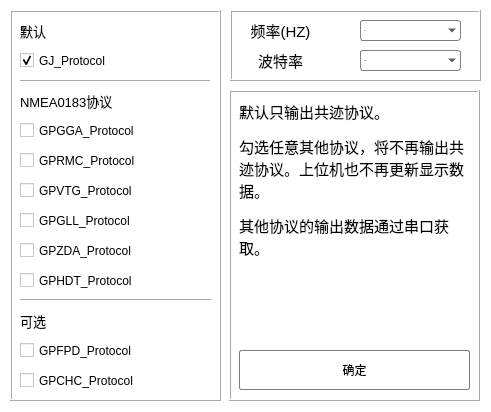
<?xml version="1.0" encoding="UTF-8"?>
<ui version="4.0">
 <class>Dialog_ProtocolChange</class>
 <widget class="QDialog" name="Dialog_ProtocolChange">
  <property name="geometry">
   <rect>
    <x>0</x>
    <y>0</y>
    <width>491</width>
    <height>412</height>
   </rect>
  </property>
  <property name="minimumSize">
   <size>
    <width>491</width>
    <height>412</height>
   </size>
  </property>
  <property name="maximumSize">
   <size>
    <width>491</width>
    <height>412</height>
   </size>
  </property>
  <property name="windowTitle">
   <string>Dialog</string>
  </property>
  <property name="styleSheet">
   <string notr="true">
background-color:rgb(255, 255, 255);</string>
  </property>
  <widget class="QFrame" name="frame">
   <property name="geometry">
    <rect>
     <x>10</x>
     <y>10</y>
     <width>211</width>
     <height>391</height>
    </rect>
   </property>
   <property name="frameShape">
    <enum>QFrame::Box</enum>
   </property>
   <property name="frameShadow">
    <enum>QFrame::Raised</enum>
   </property>
   <widget class="QLabel" name="label_6">
    <property name="geometry">
     <rect>
      <x>10</x>
      <y>10</y>
      <width>181</width>
      <height>21</height>
     </rect>
    </property>
    <property name="sizePolicy">
     <sizepolicy hsizetype="Fixed" vsizetype="Fixed">
      <horstretch>0</horstretch>
      <verstretch>0</verstretch>
     </sizepolicy>
    </property>
    <property name="maximumSize">
     <size>
      <width>16777215</width>
      <height>16777215</height>
     </size>
    </property>
    <property name="font">
     <font>
      <pointsize>10</pointsize>
     </font>
    </property>
    <property name="text">
     <string>默认</string>
    </property>
   </widget>
   <widget class="Line" name="line_3">
    <property name="geometry">
     <rect>
      <x>10</x>
      <y>60</y>
      <width>191</width>
      <height>20</height>
     </rect>
    </property>
    <property name="frameShadow">
     <enum>QFrame::Raised</enum>
    </property>
    <property name="orientation">
     <enum>Qt::Horizontal</enum>
    </property>
   </widget>
   <widget class="Line" name="line">
    <property name="geometry">
     <rect>
      <x>10</x>
      <y>280</y>
      <width>191</width>
      <height>20</height>
     </rect>
    </property>
    <property name="orientation">
     <enum>Qt::Horizontal</enum>
    </property>
   </widget>
   <widget class="QLabel" name="label_4">
    <property name="geometry">
     <rect>
      <x>10</x>
      <y>80</y>
      <width>181</width>
      <height>21</height>
     </rect>
    </property>
    <property name="sizePolicy">
     <sizepolicy hsizetype="Fixed" vsizetype="Fixed">
      <horstretch>0</horstretch>
      <verstretch>0</verstretch>
     </sizepolicy>
    </property>
    <property name="maximumSize">
     <size>
      <width>16777215</width>
      <height>16777215</height>
     </size>
    </property>
    <property name="font">
     <font>
      <pointsize>10</pointsize>
     </font>
    </property>
    <property name="text">
     <string>NMEA0183协议</string>
    </property>
   </widget>
   <widget class="QLabel" name="label_7">
    <property name="geometry">
     <rect>
      <x>10</x>
      <y>300</y>
      <width>181</width>
      <height>21</height>
     </rect>
    </property>
    <property name="sizePolicy">
     <sizepolicy hsizetype="Fixed" vsizetype="Fixed">
      <horstretch>0</horstretch>
      <verstretch>0</verstretch>
     </sizepolicy>
    </property>
    <property name="maximumSize">
     <size>
      <width>16777215</width>
      <height>16777215</height>
     </size>
    </property>
    <property name="font">
     <font>
      <pointsize>10</pointsize>
     </font>
    </property>
    <property name="text">
     <string>可选</string>
    </property>
   </widget>
   <widget class="QCheckBox" name="CheckBox_GJ">
    <property name="enabled">
     <bool>true</bool>
    </property>
    <property name="geometry">
     <rect>
      <x>10</x>
      <y>40</y>
      <width>191</width>
      <height>21</height>
     </rect>
    </property>
    <property name="text">
     <string>GJ_Protocol</string>
    </property>
    <property name="checked">
     <bool>true</bool>
    </property>
   </widget>
   <widget class="QCheckBox" name="CheckBox_GPGGA">
    <property name="geometry">
     <rect>
      <x>10</x>
      <y>110</y>
      <width>191</width>
      <height>21</height>
     </rect>
    </property>
    <property name="text">
     <string>GPGGA_Protocol</string>
    </property>
   </widget>
   <widget class="QCheckBox" name="CheckBox_GPGLL">
    <property name="geometry">
     <rect>
      <x>10</x>
      <y>200</y>
      <width>191</width>
      <height>21</height>
     </rect>
    </property>
    <property name="text">
     <string>GPGLL_Protocol</string>
    </property>
   </widget>
   <widget class="QCheckBox" name="CheckBox_GPRMC">
    <property name="geometry">
     <rect>
      <x>10</x>
      <y>140</y>
      <width>191</width>
      <height>21</height>
     </rect>
    </property>
    <property name="text">
     <string>GPRMC_Protocol</string>
    </property>
   </widget>
   <widget class="QCheckBox" name="CheckBox_GPVTG">
    <property name="geometry">
     <rect>
      <x>10</x>
      <y>170</y>
      <width>191</width>
      <height>21</height>
     </rect>
    </property>
    <property name="text">
     <string>GPVTG_Protocol</string>
    </property>
   </widget>
   <widget class="QCheckBox" name="CheckBox_GPZDA">
    <property name="geometry">
     <rect>
      <x>10</x>
      <y>230</y>
      <width>191</width>
      <height>21</height>
     </rect>
    </property>
    <property name="text">
     <string>GPZDA_Protocol</string>
    </property>
   </widget>
   <widget class="QCheckBox" name="CheckBox_GPHDT">
    <property name="geometry">
     <rect>
      <x>10</x>
      <y>260</y>
      <width>191</width>
      <height>21</height>
     </rect>
    </property>
    <property name="text">
     <string>GPHDT_Protocol</string>
    </property>
   </widget>
   <widget class="QCheckBox" name="CheckBox_GPFPD">
    <property name="geometry">
     <rect>
      <x>10</x>
      <y>330</y>
      <width>191</width>
      <height>21</height>
     </rect>
    </property>
    <property name="text">
     <string>GPFPD_Protocol</string>
    </property>
   </widget>
   <widget class="QCheckBox" name="CheckBox_GPCHC">
    <property name="geometry">
     <rect>
      <x>10</x>
      <y>360</y>
      <width>191</width>
      <height>21</height>
     </rect>
    </property>
    <property name="text">
     <string>GPCHC_Protocol</string>
    </property>
   </widget>
  </widget>
  <widget class="QFrame" name="frame_2">
   <property name="geometry">
    <rect>
     <x>230</x>
     <y>10</y>
     <width>251</width>
     <height>71</height>
    </rect>
   </property>
   <property name="frameShape">
    <enum>QFrame::Box</enum>
   </property>
   <property name="frameShadow">
    <enum>QFrame::Raised</enum>
   </property>
   <widget class="QLabel" name="label_5">
    <property name="geometry">
     <rect>
      <x>10</x>
      <y>10</y>
      <width>81</width>
      <height>21</height>
     </rect>
    </property>
    <property name="font">
     <font>
      <pointsize>11</pointsize>
     </font>
    </property>
    <property name="text">
     <string>频率(HZ)</string>
    </property>
    <property name="alignment">
     <set>Qt::AlignCenter</set>
    </property>
   </widget>
   <widget class="QComboBox" name="ComboBox_Protocol_Frequency">
    <property name="geometry">
     <rect>
      <x>130</x>
      <y>10</y>
      <width>101</width>
      <height>21</height>
     </rect>
    </property>
    <property name="font">
     <font>
      <family>Microsoft YaHei</family>
      <pointsize>-1</pointsize>
      <weight>50</weight>
      <italic>false</italic>
      <bold>false</bold>
     </font>
    </property>
    <property name="styleSheet">
     <string notr="true">/* 未下拉时，QComboBox的样式 */
QComboBox {
    border: 1px solid gray;   /* 边框 */
    border-radius: 3px;   /* 圆角 */
    padding: 1px 18px 1px 3px;   /* 字体填衬 */
    color: #000;
    font: normal normal 15px &quot;Microsoft YaHei&quot;;
    background: transparent;
}

/* 下拉后，整个下拉窗体样式 */
QComboBox QAbstractItemView {
    outline: 0px solid gray;   /* 选定项的虚框 */
}</string>
    </property>
    <property name="currentIndex">
     <number>3</number>
    </property>
    <item>
     <property name="text">
      <string>1</string>
     </property>
    </item>
    <item>
     <property name="text">
      <string>5</string>
     </property>
    </item>
    <item>
     <property name="text">
      <string>10</string>
     </property>
    </item>
    <item>
     <property name="text">
      <string>100</string>
     </property>
    </item>
   </widget>
   <widget class="QLabel" name="label_8">
    <property name="geometry">
     <rect>
      <x>10</x>
      <y>40</y>
      <width>81</width>
      <height>21</height>
     </rect>
    </property>
    <property name="font">
     <font>
      <pointsize>11</pointsize>
     </font>
    </property>
    <property name="text">
     <string>波特率</string>
    </property>
    <property name="alignment">
     <set>Qt::AlignCenter</set>
    </property>
   </widget>
   <widget class="QComboBox" name="ComboBox_Protocol_BaudRate">
    <property name="geometry">
     <rect>
      <x>130</x>
      <y>40</y>
      <width>101</width>
      <height>21</height>
     </rect>
    </property>
    <property name="font">
     <font>
      <family>Microsoft YaHei</family>
      <pointsize>-1</pointsize>
      <weight>50</weight>
      <italic>false</italic>
      <bold>false</bold>
     </font>
    </property>
    <property name="styleSheet">
     <string notr="true">/* 未下拉时，QComboBox的样式 */
QComboBox {
    border: 1px solid gray;   /* 边框 */
    border-radius: 3px;   /* 圆角 */
    padding: 1px 18px 1px 3px;   /* 字体填衬 */
    color: #000;
    font: normal normal 15px &quot;Microsoft YaHei&quot;;
    background: transparent;
}

/* 下拉后，整个下拉窗体样式 */
QComboBox QAbstractItemView {
    outline: 0px solid gray;   /* 选定项的虚框 */
}</string>
    </property>
    <property name="currentIndex">
     <number>0</number>
    </property>
    <item>
     <property name="text">
      <string>1200</string>
     </property>
    </item>
    <item>
     <property name="text">
      <string>2400</string>
     </property>
    </item>
    <item>
     <property name="text">
      <string>4800</string>
     </property>
    </item>
    <item>
     <property name="text">
      <string>9600</string>
     </property>
    </item>
    <item>
     <property name="text">
      <string>14400</string>
     </property>
    </item>
    <item>
     <property name="text">
      <string>19200</string>
     </property>
    </item>
    <item>
     <property name="text">
      <string>28800</string>
     </property>
    </item>
    <item>
     <property name="text">
      <string>38400</string>
     </property>
    </item>
    <item>
     <property name="text">
      <string>57600</string>
     </property>
    </item>
    <item>
     <property name="text">
      <string>115200</string>
     </property>
    </item>
    <item>
     <property name="text">
      <string>230400</string>
     </property>
    </item>
    <item>
     <property name="text">
      <string>460800</string>
     </property>
    </item>
    <item>
     <property name="text">
      <string>921600</string>
     </property>
    </item>
   </widget>
  </widget>
  <widget class="QFrame" name="frame_3">
   <property name="geometry">
    <rect>
     <x>229</x>
     <y>90</y>
     <width>251</width>
     <height>311</height>
    </rect>
   </property>
   <property name="styleSheet">
    <string notr="true">QPushButton{
	background-color: qconicalgradient(cx:0.5, cy:0.522909, angle:179.9,
		stop:0.494318 rgba(214, 214, 214, 255), stop:0.5 rgba(236, 236, 236, 255));
	border: 1px solid rgb(124, 124, 124);
	border-radius:2px;
}
QPushButton:hover{
background-color: qconicalgradient(cx:0.5, cy:0.522909, angle:179.9,
	stop:0.494318 rgba(181, 225, 250, 255), stop:0.5 rgba(222, 242, 251, 255));
border: 1px solid #3C80B1;
}
QPushButton:pressed{
	background-color: qconicalgradient(cx:0.5, cy:0.522909, angle:179.9,
		stop:0.494318 rgba(134, 198, 233, 255), stop:0.5 rgba(206, 234, 248, 255));
	border: 1px solid #5F92B2;
}
</string>
   </property>
   <property name="frameShape">
    <enum>QFrame::Box</enum>
   </property>
   <property name="frameShadow">
    <enum>QFrame::Raised</enum>
   </property>
   <widget class="QLabel" name="Label">
    <property name="geometry">
     <rect>
      <x>10</x>
      <y>10</y>
      <width>231</width>
      <height>231</height>
     </rect>
    </property>
    <property name="minimumSize">
     <size>
      <width>0</width>
      <height>0</height>
     </size>
    </property>
    <property name="font">
     <font>
      <family>Arial</family>
      <pointsize>11</pointsize>
     </font>
    </property>
    <property name="text">
     <string>&lt;html&gt;&lt;head/&gt;&lt;body&gt;&lt;p&gt;默认只输出共迹协议。&lt;/p&gt;&lt;p&gt;勾选任意其他协议，将不再输出共迹协议。上位机也不再更新显示数据。&lt;/p&gt;&lt;p&gt;其他协议的输出数据通过串口获取。&lt;/p&gt;&lt;/body&gt;&lt;/html&gt;</string>
    </property>
    <property name="textFormat">
     <enum>Qt::AutoText</enum>
    </property>
    <property name="alignment">
     <set>Qt::AlignLeading|Qt::AlignLeft|Qt::AlignTop</set>
    </property>
    <property name="wordWrap">
     <bool>true</bool>
    </property>
    <property name="openExternalLinks">
     <bool>false</bool>
    </property>
   </widget>
   <widget class="QPushButton" name="PushButton_ProtocolChange">
    <property name="geometry">
     <rect>
      <x>10</x>
      <y>260</y>
      <width>231</width>
      <height>40</height>
     </rect>
    </property>
    <property name="minimumSize">
     <size>
      <width>0</width>
      <height>40</height>
     </size>
    </property>
    <property name="text">
     <string>确定</string>
    </property>
   </widget>
  </widget>
 </widget>
 <resources/>
 <connections/>
</ui>
